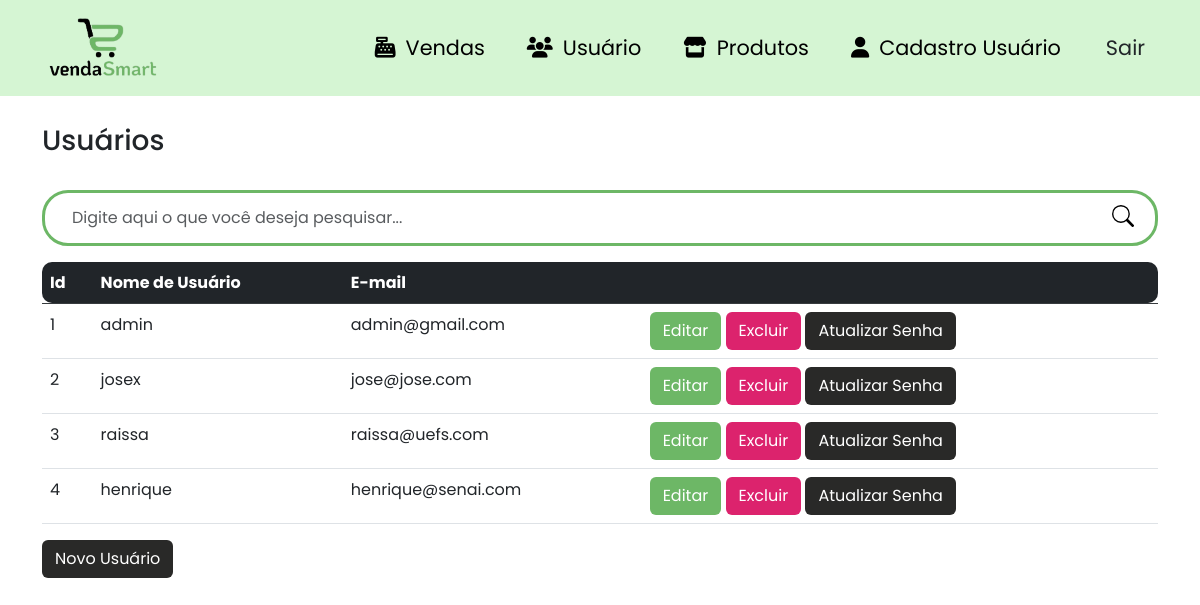
The app's page /usuarios (signed in) with its own data.
### site_atividade/models/__init__.py (models this page shows, shortened)
class Usuario(database.Model, UserMixin):
    id = database.Column(database.Integer, primary_key=True)
    usuario = database.Column(database.String, nullable=False, unique=True)
    email = database.Column(database.String, nullable=False, unique=True)
    senha = database.Column(database.String, nullable=False)

### site_atividade/routers/__init__.py (the view)
@app.route("/usuarios")
@login_required
def usuarios():
    form_cadastro_usuario = FormCadastroUsuario()
    form_editar_usuario = FormEditarUsuario()
    form = FormAtualizarSenha()
    search_query = request.args.get('search')
    if search_query:
        usuarios = Usuario.query.filter(Usuario.usuario.ilike(f"%{search_query}%")).all()
    else:
        usuarios = Usuario.query.all()
    return render_template('lista_usuario.html', usuarios=usuarios, form_cadastro_usuario=form_cadastro_usuario, form_editar_usuario=form_editar_usuario, search_query=search_query, form=form)

### site_atividade/forms/__init__.py
class FormCadastroUsuario(FlaskForm):
    usuario = StringField('Usuário:', validators=[DataRequired(), Length(min=5)])
    email = StringField('E-mail:', validators=[DataRequired(), email()])
    senha = PasswordField('Senha:',  validators=[DataRequired(), length(6, 16)])
    confirmacao = PasswordField('Confirmação da senha:',  validators=[DataRequired(), equal_to('senha')])
    submit_cadastro_usuario = SubmitField('Criar')

class FormEditarUsuario(FlaskForm):
    usuario = StringField('Usuário:', validators=[DataRequired(), Length(min=5)])
    email = StringField('E-mail:', validators=[DataRequired(), email()])

### site_atividade/models/__init__.py (called while the page is built)
@login_manager.user_loader
def load_usuario(id_usuario):
    return Usuario.query.get(int(id_usuario))

### site_atividade/templates/lista_usuario.html (shortened to what this page needs)
{% extends 'base.html' %}
{% block body %}
        <div class="container theme-showcase" role="main">
            <div class="page-header">
                <br>
                <h3 class="box-title col-md-12">Usuários</h3>
            </div>
            <br>
            <div class="search-box">
                <form class="form-search" action="{{ url_for('usuarios') }}" method="GET">
                    <div class="input-group form-group-search">
                        <input type="text" class="form-control form-control-search" placeholder="Digite aqui o que você deseja pesquisar..." id="search-input" name="search">
                        <span class="input-group-btn">
                            <button class="btn-search type="submit"></button>
                        </span>
                    </div>
                </form>
            </div>
            <table class="table table-hover" overflow="scroll">
                <thead class="table-dark">
                    <tr>
                        <th class="table-rounded-start">Id</th>
                        <th>Nome de Usuário</th>
                        <th>E-mail</th>
                        <th class="table-rounded-end"> </th>
                    </tr>
                </thead>
                <tbody>
                {% for usuario in usuarios %}
                    <tr data-href="#">
                        </td> <td>{{ usuario.id }}</td>
                        <td>{{ usuario.usuario }}</td>
                        <td>{{ usuario.email }}</td>
                        <td>
                            <a class="btn btn-color1 text-white" href="{{ url_for('editar_usuario', id=usuario.id) }}" data-toggle="modal" data-target="#editarUsuarioModal{{ usuario.id }}">Editar</a>
                            <a class="btn btn-color2 text-white excluir-usuario-btn" data-toggle="modal" data-target="#excluirUsuarioModal{{ usuario.id }}">Excluir</a>
                            <a class="btn btn-color3" data-toggle="modal" data-target="#atualizarSenhaModal{{ usuario.id }}">Atualizar Senha</a>
                        </td>
                    </tr>
                {% endfor %}
                </tbody>
            </table>
            <div class="pull-right">
                <button type="button" class="btn btn-color3" data-toggle="modal" data-target="#novoUsuarioModal">
                    Novo Usuário
                </button>
            </div>
        </div>
{% endblock %}

### site_atividade/static/css/product.css (style rules this page uses)
.form-search { grid-template-rows: 100vh; }
.form-group-search { border: 3px solid #6DB766; border-radius: 26px; padding: 5px 15px; }
.form-control-search { width: 350px; height: 40px; border : none; }
.btn-search { float: right; width: 34px; height: 36px; border: none; background: #fff; }
input[type="text"] { outline: none; box-shadow: none !important; }

### site_atividade/static/css/style.css (style rules this page uses)
body { padding-top: 100px; font-family: 'Poppins', sans-serif; }
.btn-color1 { background-color: #6DB766; transition: .5s; }
.btn-color2 { background-color: #DC236D; transition: .5s; }
.btn-color3 { background-color: #292928; transition: .5s; color: #fff; }
.table-rounded-start { border-top-left-radius: 10px; border-bottom-left-radius: 10px; }
.table-rounded-end { border-top-right-radius: 10px; border-bottom-right-radius: 10px; }

### records on screen
Usuario: id "1", usuario "admin", email "admin@gmail.com"
Usuario: id "2", usuario "josex", email "jose@jose.com"
Usuario: id "3", usuario "raissa", email "raissa@uefs.com"
Usuario: id "4", usuario "henrique", email "henrique@senai.com"
